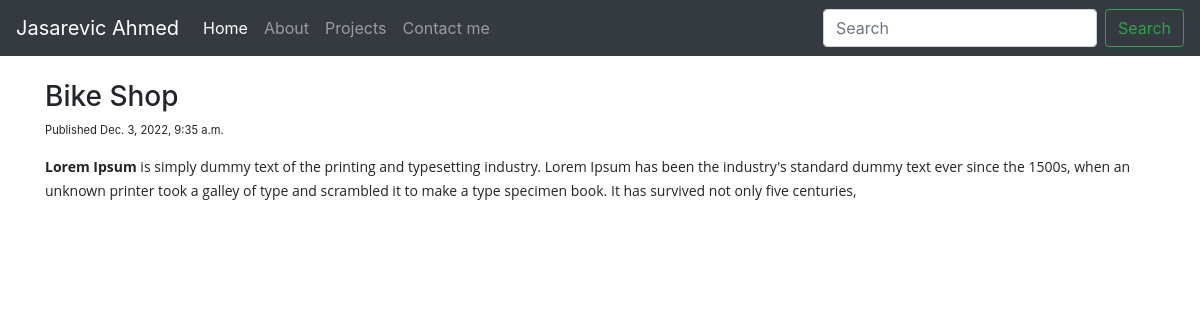
The page /bike-shop on the database its author committed.
### main/models.py (models this page shows, shortened)
class Tutorial(models.Model):
    tutorial_title = models.CharField(max_length=200)
    tutorial_content = models.TextField()
    tutorial_published = models.DateTimeField('date published')
    tutorial_series = models.ForeignKey(TutorialSeries, null=True, default=None, verbose_name="Series",
                                          on_delete=models.CASCADE)
    tutorial_slug = models.CharField(max_length=200, default=1)
    tutorial_image = models.ImageField(upload_to='main/img', blank=True)

### main/views.py (the view)
# urls.py: path("<slug:slug>", views.detail, name='single_slug'),
def detail(request, slug):
    post = Tutorial.objects.get(tutorial_slug=slug)
    return render(request, 'main/projectsDetails.html', {'post': post})

### main/templates/main/projectsDetails.html
{% extends 'main/header.html' %}
{% block content %}
    <div class="row">
        <div class="col s12, m8, l8">
            <h3>{{post.tutorial_title}}</h3>
            <p style="font-size:70%">Published {{post.tutorial_published}}</p>
            {{post.tutorial_content|safe}}
        </div>
    </div>
{% endblock %}

### rows shown on the page
Tutorial: tutorial_title "Bike Shop", tutorial_published "Dec. 3, 2022, 9:35 a.m.", tutorial_content "Lorem Ipsum is simply dummy text of the printing and typesetting industry. Lorem Ipsum has been the industry's standard dummy text ever since the 1500s, when an unknown printer took a galley of type and scrambled it to make a type specimen book. It has survived not only five centuries,"
